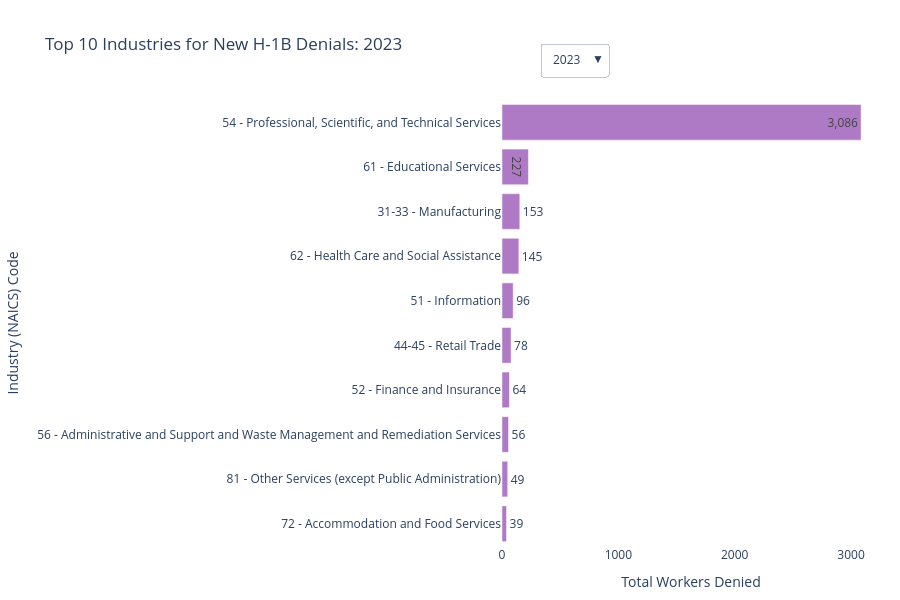

Notebook code cell kept with this figure:
### Code cell
# 1. Prepare the Industry Summary Data
# Ensure numeric conversion for approvals (if not already done)
df['new_employment_denial_num'] = pd.to_numeric(
    df['new_employment_denial'].astype(str).str.replace(',', ''), 
    errors='coerce'
).fillna(0)

# Group by year and NAICS code
industry_summary = (
    df.groupby(['fiscal_year', 'industry_(naics)_code'])['new_employment_denial_num']
    .sum()
    .reset_index()
)

years = sorted(industry_summary['fiscal_year'].unique())
fig = go.Figure()

# 2. Add a 'Trace' (bar set) for each year
for year in years:
    year_data = industry_summary[industry_summary['fiscal_year'] == year]
    
    # Get top 10 industries by denial count
    top_10_industries = year_data.nlargest(10, 'new_employment_denial_num').sort_values('new_employment_denial_num', ascending=True)
    
    fig.add_trace(
        go.Bar(
            y=top_10_industries['industry_(naics)_code'],
            x=top_10_industries['new_employment_denial_num'],
            name=str(year),
            orientation='h',
            visible=(year == years[0]), # First year visible by default
            marker=dict(color='#af7ac5'), # Purple theme for industry data
            text=top_10_industries['new_employment_denial_num'].apply(lambda x: f"{int(x):,}"),
            textposition='auto',
        )
    )

# 3. Create dropdown buttons
buttons = []
for i, year in enumerate(years):
    visibility = [False] * len(years)
    visibility[i] = True
    
    button = dict(
        label=str(year),
        method="update",
        args=[{"visible": visibility},
              {"title": f"Top 10 Industries for New H-1B Approvals: {year}"}]
    )
    buttons.append(button)

# 4. Update layout
fig.update_layout(
    updatemenus=[
        dict(
            buttons=buttons,
            direction="down",
            pad={"r": 10, "t": 10},
            showactive=True,
            x=0.1,
            xanchor="left",
            y=1.15,
            yanchor="top"
        ),
    ],
    title=f"Top 10 Industries for New H-1B Denials: {years[0]}",
    xaxis_title="Total Workers Denied",
    yaxis_title="Industry (NAICS) Code",
    height=600,
    margin=dict(l=300, r=20, t=100, b=50),
    template="plotly_white"
)

fig.show()

### Figure 1 — Plotly figure (JSON) as saved in the notebook; plotly's stock layout.template omitted (floating-point values rounded to 4 significant figures)
{"data": [{"marker": {"color": "#af7ac5"}, "name": "2023", "orientation": "h", "text": ["39", "49", "56", "64", "78", "96", "145", "153", "227", "3,086"], "textposition": "auto", "type": "bar", "visible": true, "x": [39, 49, 56, 64, 78, 96, 145, 153, 227, 3086], "y": ["72 - Accommodation and Food Services", "81 - Other Services (except Public Administration)", "56 - Administrative and Support and Waste Management and Remediation Services", "52 - Finance and Insurance", "44-45 - Retail Trade", "51 - Information", "62 - Health Care and Social Assistance", "31-33 - Manufacturing", "61 - Educational Services", "54 - Professional, Scientific, and Technical Services"]}, {"marker": {"color": "#af7ac5"}, "name": "2024", "orientation": "h", "text": ["36", "41", "69", "87", "92", "116", "149", "226", "343", "2,173"], "textposition": "auto", "type": "bar", "visible": false, "x": [36, 41, 69, 87, 92, 116, 149, 226, 343, 2173], "y": ["72 - Accommodation and Food Services", "42 - Wholesale Trade", "52 - Finance and Insurance", "56 - Administrative and Support and Waste Management and Remediation Services", "44-45 - Retail Trade", "51 - Information", "31-33 - Manufacturing", "61 - Educational Services", "62 - Health Care and Social Assistance", "54 - Professional, Scientific, and Technical Services"]}, {"marker": {"color": "#af7ac5"}, "name": "2025", "orientation": "h", "text": ["46", "65", "73", "107", "119", "138", "206", "278", "281", "1,697"], "textposition": "auto", "type": "bar", "visible": false, "x": [46, 65, 73, 107, 119, 138, 206, 278, 281, 1697], "y": ["23 - Construction", "81 - Other Services (except Public Administration)", "56 - Administrative and Support and Waste Management and Remediation Services", "44-45 - Retail Trade", "52 - Finance and Insurance", "51 - Information", "31-33 - Manufacturing", "61 - Educational Services", "62 - Health Care and Social Assistance", "54 - Professional, Scientific, and Technical Services"]}, {"marker": {"color": "#af7ac5"}, "name": "2026", "orientation": "h", "text": ["16", "22", "27", "42", "44", "62", "64", "66", "93", "417"], "textposition": "auto", "type": "bar", "visible": false, "x": [16, 22, 27, 42, 44, 62, 64, 66, 93, 417], "y": ["23 - Construction", "72 - Accommodation and Food Services", "56 - Administrative and Support and Waste Management and Remediation Services", "44-45 - Retail Trade", "52 - Finance and Insurance", "62 - Health Care and Social Assistance", "51 - Information", "61 - Educational Services", "31-33 - Manufacturing", "54 - Professional, Scientific, and Technical Services"]}], "layout": {"height": 600, "margin": {"b": 50, "l": 300, "r": 20, "t": 100}, "title": {"text": "Top 10 Industries for New H-1B Denials: 2023"}, "updatemenus": [{"buttons": [{"args": [{"visible": [true, false, false, false]}, {"title": "Top 10 Industries for New H-1B Approvals: 2023"}], "label": "2023", "method": "update"}, {"args": [{"visible": [false, true, false, false]}, {"title": "Top 10 Industries for New H-1B Approvals: 2024"}], "label": "2024", "method": "update"}, {"args": [{"visible": [false, false, true, false]}, {"title": "Top 10 Industries for New H-1B Approvals: 2025"}], "label": "2025", "method": "update"}, {"args": [{"visible": [false, false, false, true]}, {"title": "Top 10 Industries for New H-1B Approvals: 2026"}], "label": "2026", "method": "update"}], "direction": "down", "pad": {"r": 10, "t": 10}, "showactive": true, "x": 0.1, "xanchor": "left", "y": 1.15, "yanchor": "top"}], "xaxis": {"title": {"text": "Total Workers Denied"}}, "yaxis": {"title": {"text": "Industry (NAICS) Code"}}}}
